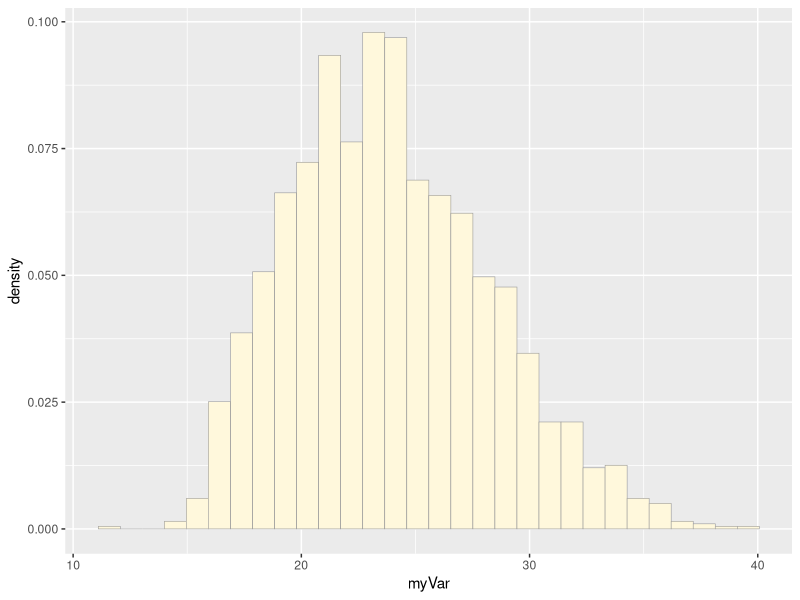
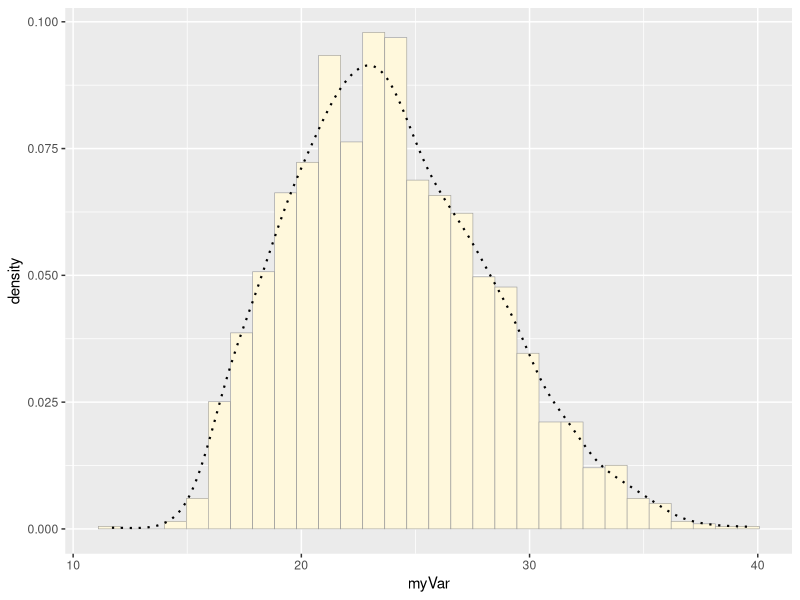
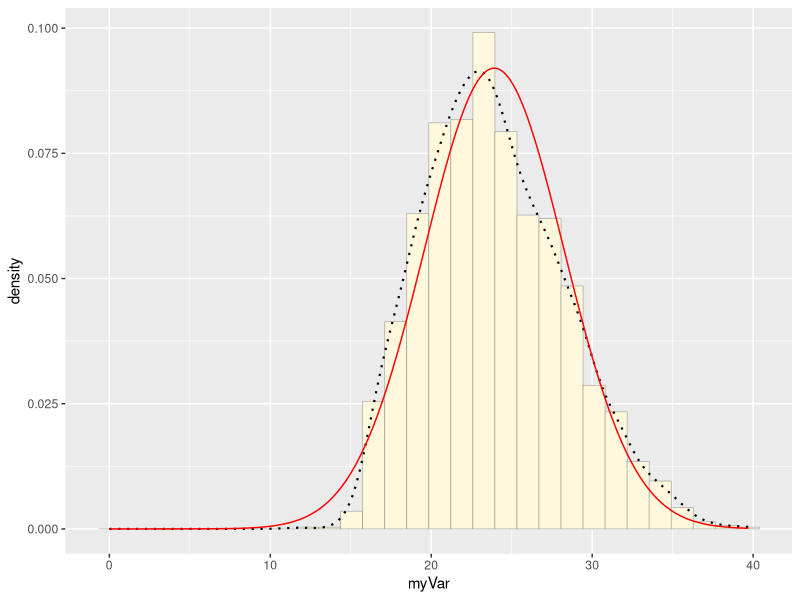
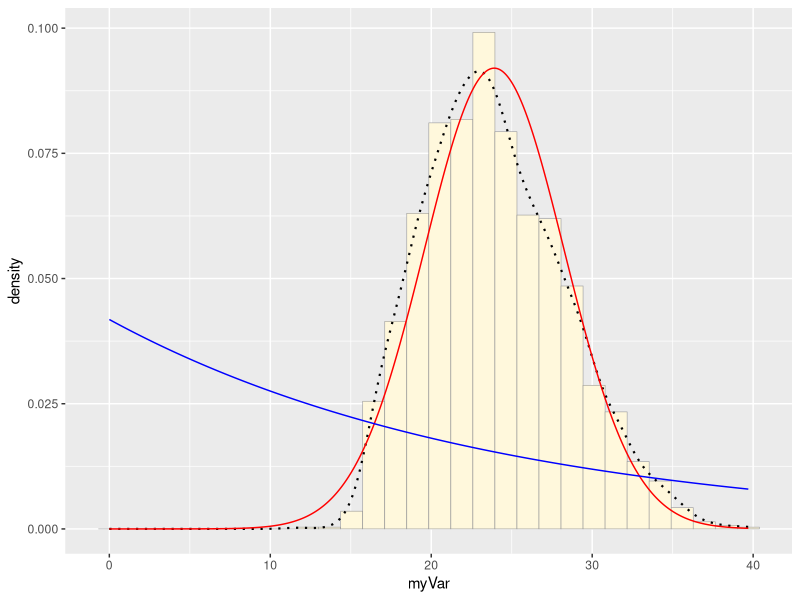
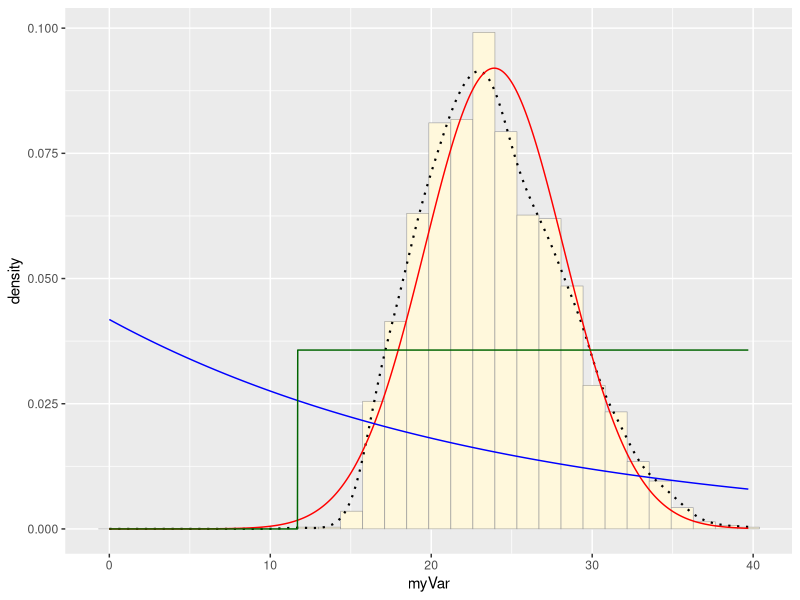
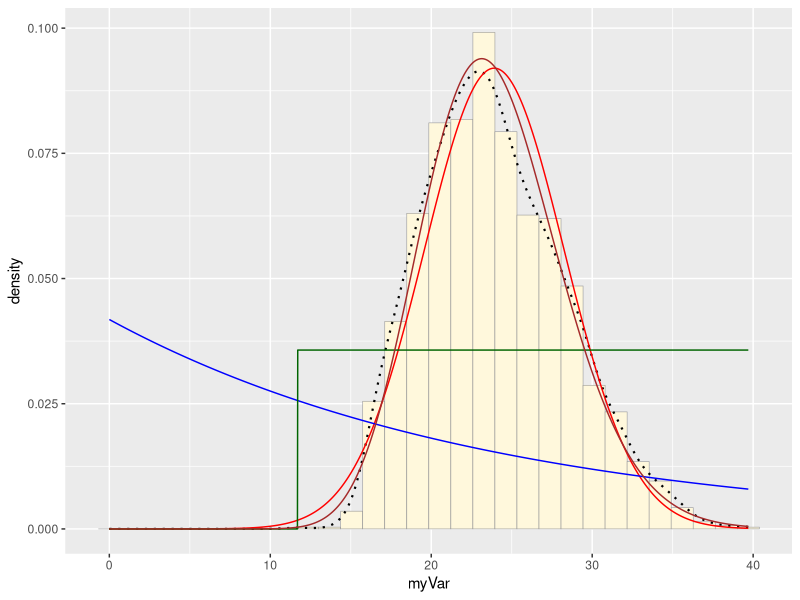
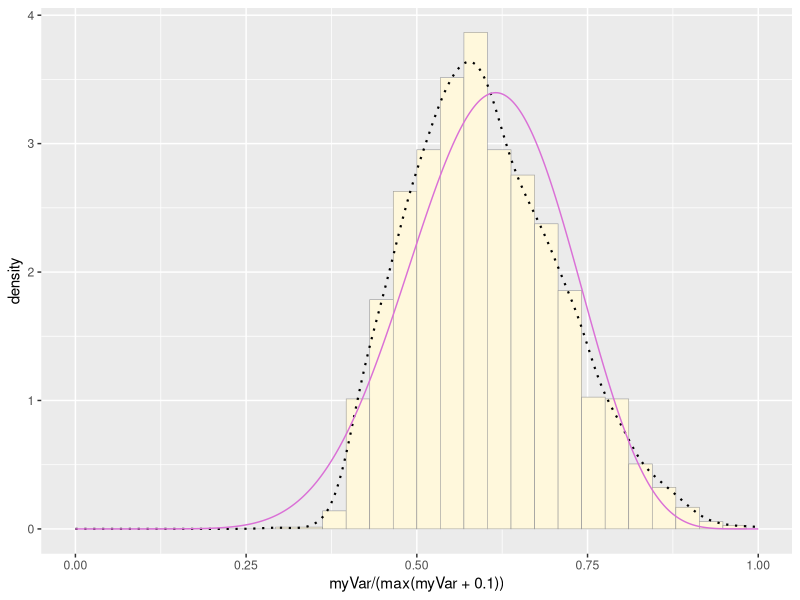
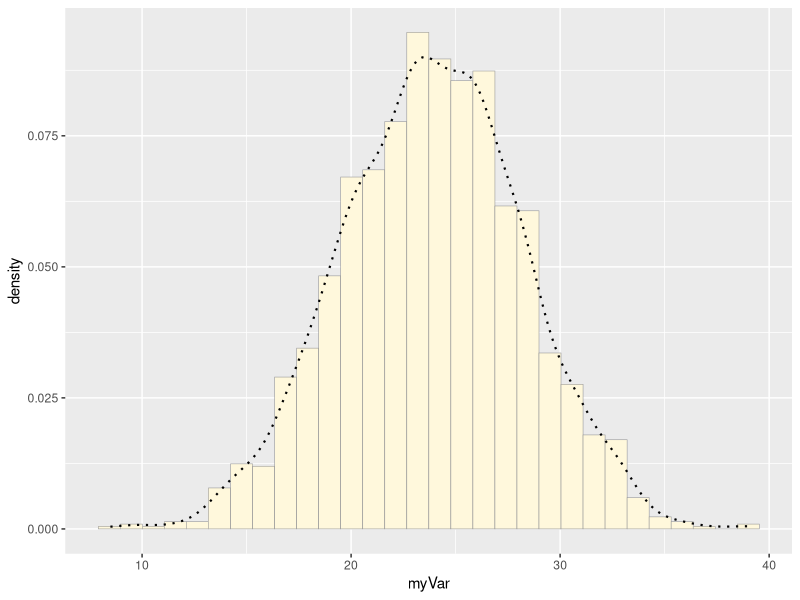

Write R code to recreate these figures, in order.
## ---- chunk 1
knitr::opts_chunk$set(warning = FALSE, message = FALSE) 
## ---- chunk 2
library(ggplot2) # for graphics
library(MASS) # for maximum likelihood estimation
## ---- chunk 3
# extract the column value
df <- read.table("my_dataset.csv",header=TRUE,sep=",")
z <- df$mass
z <- data.frame(1:length(z), z)
names(z) <- list("ID","myVar")
z <- z[z$myVar>0,]
summary(z$myVar)
## ---- chunk 4
p1 <- ggplot(data=z, aes(x=myVar, y=..density..)) +
  geom_histogram(color="grey60",fill="cornsilk",size=0.2) 
print(p1)
## ---- chunk 5
p1 <-  p1 +  geom_density(linetype="dotted",size=0.75)
print(p1)
## ---- chunk 6
normPars <- fitdistr(z$myVar,"normal")
print(normPars)
str(normPars)
normPars$estimate["mean"] # note structure of getting a named attribute
## ---- chunk 7
meanML <- normPars$estimate["mean"]
sdML <- normPars$estimate["sd"]

xval <- seq(0,max(z$myVar),len=length(z$myVar))

stat <- stat_function(aes(x = xval, y = ..y..), fun = dnorm, colour="red", 
                      n = length(z$myVar), args = list(mean = meanML, 
                                                       sd = sdML))
p1 + stat
## ---- chunk 8
expoPars <- fitdistr(z$myVar,"exponential")
rateML <- expoPars$estimate["rate"]

stat2 <- stat_function(aes(x = xval, y = ..y..), fun = dexp, colour="blue",
                       n = length(z$myVar), args = list(rate=rateML))
p1 + stat + stat2
## ---- chunk 9
stat3 <- stat_function(aes(x = xval, y = ..y..), fun = dunif,
                       colour="darkgreen", n = length(z$myVar), 
                       args = list(min=min(z$myVar), max=max(z$myVar)))
p1 + stat + stat2 + stat3
## ---- chunk 10
gammaPars <- fitdistr(z$myVar,"gamma")
shapeML <- gammaPars$estimate["shape"]
rateML <- gammaPars$estimate["rate"]

stat4 <- stat_function(aes(x = xval, y = ..y..), fun = dgamma,
                       colour="brown", n = length(z$myVar),
                       args=list(shape=shapeML, rate=rateML))
p1 + stat + stat2 + stat3 + stat4
## ---- chunk 11
pSpecial <- ggplot(data=z, aes(x=myVar/(max(myVar + 0.1)), y=..density..)) + 
  geom_histogram(color="grey60",fill="cornsilk",size=0.2) + 
  xlim(c(0,1)) +
  geom_density(size=0.75,linetype="dotted")

betaPars <- fitdistr(x=z$myVar/max(z$myVar + 0.1),
                     start=list(shape1=1,shape2=2),"beta")
shape1ML <- betaPars$estimate["shape1"]
shape2ML <- betaPars$estimate["shape2"]

statSpecial <- stat_function(aes(x = xval, y = ..y..), fun = dbeta,
                             colour="orchid", n = length(z$myVar), 
                             args = list(shape1=shape1ML,shape2=shape2ML))
pSpecial + statSpecial
## ---- chunk 12
# find the maximum likelihood parameters
mean <- normPars$estimate["mean"]
sd <- normPars$estimate["sd"]
# simulate the data
len <- length(z$myVar)
newVar <- rnorm(len, mean=mean, sd=sd)
new_z <- data.frame(1:len, newVar)
names(new_z) <- list("ID","myVar")
## ---- chunk 13
new_p1 <- ggplot(data=new_z, aes(x=myVar, y=..density..)) +
  geom_histogram(color="grey60",fill="cornsilk",size=0.2) +
  geom_density(linetype="dotted",size=0.75)
print(new_p1)
## ---- chunk 14
p1
